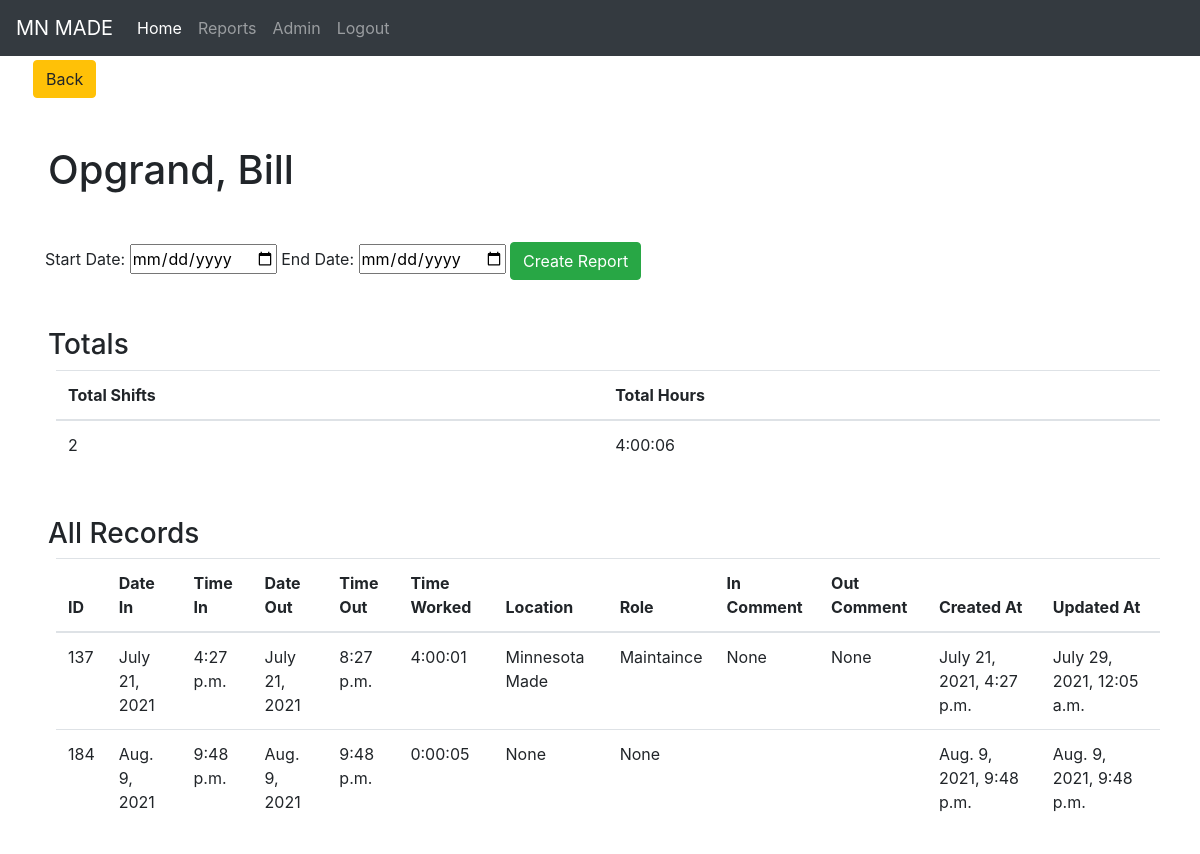
Screenshot of /reports/21 (signed in) with the database file from the repository.
### frontend/models.py (models this page shows, shortened)
class Employee(models.Model):
    first_name=models.CharField(max_length=50)
    last_name=models.CharField(max_length=50)
    is_active=models.BooleanField(default=False)
    location=models.CharField(max_length=255, default="Not Provided")
    role=models.CharField(max_length=255, default="Not Provide")
    objects=EmployeeManager()
    created_at=models.DateTimeField(auto_now_add=True)
    updated_at=models.DateTimeField(auto_now=True)
    class Meta:
        ordering = (
            'last_name',
            'first_name',
            'is_active',
            'location',
            'role'
        )

class ClockSystem(models.Model):
    employee=models.ForeignKey(Employee, related_name="clockSystem", on_delete=models.CASCADE)
    location=models.CharField(max_length=60, null=True, default="None")
    role=models.CharField(max_length=80, null=True, default="None")
    time_worked=models.CharField(max_length=255, null=True)
    in_comment=models.TextField(null=True, default="None")
    out_comment=models.TextField(null=True, default="None")
    date_in=models.DateField(null=True)
    date_out=models.DateField(null=True)
    clocked_in_at=models.TimeField()
    clocked_out_at=models.TimeField(null=True)
    objects=ClockSystemManager()
    created_at=models.DateTimeField(auto_now_add=True)
    updated_at=models.DateTimeField(auto_now=True)
    class Meta:
        ordering = (
            'employee',
            'date_in',
            'date_out',
            'clocked_in_at',
            'clocked_out_at',
            'location',
            'role',
            'time_worked',
            'in_comment',
            'out_comment',
        )

### reports/views.py (the view)
def employee_report(request, employee_id):
    if 'user_id' not in request.session:
        return redirect('/')
    context = {
        'e': Employee.objects.get(id=employee_id),
        'all_clockins': ClockSystem.objects.filter(employee=employee_id),
        'total_time_worked': "",
        'days_worked': ""
    }
    now = datetime.datetime.now()
    datetimeFormat = '%H:%M:%S'
    timeList = []
    for data in context['all_clockins']:
        if not data.date_out:
            time_out = now.strftime("%H:%M:%S")
            dt_1 = str(data.date_in) + ' ' + str(data.clocked_in_at)
            dt_2 = str(now.strftime("%Y-%m-%d")) + ' ' + str(now.strftime("%H:%M:%S"))
            datetimeFormat = '%Y-%m-%d %H:%M:%S'
            diff = datetime.datetime.strptime(dt_2, datetimeFormat) - datetime.datetime.strptime(dt_1, datetimeFormat)
            timeList.append(str(diff))
        else:
            timeList.append(data.time_worked)
    totalSecs = 0
    for tm in timeList:
        timeParts = [int(s) for s in tm.split(':')]
        totalSecs += (timeParts[0] * 60 + timeParts[1]) * 60 + timeParts[2]
    totalSecs, sec = divmod(totalSecs, 60)
    hr, min = divmod(totalSecs, 60)
    total_time_worked = "%d:%02d:%02d" % (hr, min, sec)
    context['total_time_worked'] = total_time_worked
    days_worked = str(len(context['all_clockins']))
    context['days_worked'] = days_worked
    return render(request, 'employee-report.html', context)

### reports/templates/employee-report.html (shortened to what this page needs)
<!DOCTYPE html>
<html lang="en">
    <head>
        {% load static %}
        <link rel="stylesheet" href="https://maxcdn.bootstrapcdn.com/bootstrap/4.0.0/css/bootstrap.min.css">
        <Link rel="stylesheet" href="{% static 'css/style.css' %}" />
    </head>
    <body>
        <div class="reports">
            <nav class="navbar navbar-expand-lg navbar-dark bg-dark">
                <a class="navbar-brand" href="#">MN MADE</a>
                <div class="collapse navbar-collapse" id="navbarNavAltMarkup">
                    <div class="navbar-nav">
                        <a class="nav-item nav-link active" href="/dashboard">Home <span class="sr-only">(current)</span></a>
                        <a class="nav-item nav-link" href="/reports">Reports</a>
                        <a class="nav-item nav-link" href="/admin">Admin</a>
                        <a class="nav-item nav-link" href="/logout">Logout</a>
                    </div>
                </div>
            </nav>
            <div class="row">
                <a href="/reports" class="btn btn-warning ml-5 mt-1">Back</a>
            </div>
            <h1 class="m-5">{{ e.last_name }}, {{ e.first_name }}</h1>
            <div class="container mt-5">
                <div class="report-filter">
                    <form class="form" action="/reports/{{ e.id }}/process-report" method="POST">
                        <label for="start_date">Start Date: </label>
                        <input type="date" name="start_date" value="start_date" />
                        <label for="end_date">End Date: </label>
                        <input type="date" name="end_date" value="end_date" />
                        <button class="btn btn-success" type="submit">Create Report</button>
                    </form>
                </div>
            </div>
            <section class="totals m-5">
                <h3>Totals</h3>
                <table class="table m-2">
                    <thead>
                        <th>Total Shifts</th>
                        <th>Total Hours</th>
                    </thead>
                    <tbody>
                        <td>{{ days_worked }}</td>
                        <td>{{ total_time_worked }}</td>
                </table>
            </section>
            <section class="data-sec m-5">
                <h3>All Records</h3>
                <table class="table m-2">
                    <thead>
                        <th>ID</th>
                        <th>Date In</th>
                        <th>Time In</th>
                        <th>Date Out</th>
                        <th>Time Out</th>
                        <th>Time Worked</th>
                        <th>Location</th>
                        <th>Role</th>
                        <th>In Comment</th>
                        <th>Out Comment</th>
                        <th>Created At</th>
                        <th>Updated At</th>
                    </thead>
                    <tbody>
                        {% for res in all_clockins %}
                            <tr>
                                <td>{{ res.id }}</td>
                                <td>{{ res.date_in }}</td>
                                <td>{{ res.clocked_in_at }}
                                <td>{{ res.date_out }}</td>
                                <td>{{ res.clocked_out_at }}</td>
                                <td>{{ res.time_worked }}</td>
                                <td>{{ res.location }}</td>
                                <td>{{ res.role }}</td>
                                <td>{{ res.in_comment }}</td>
                                <td>{{ res.out_comment }}</td>
                                <td>{{ res.created_at }}</td>
                                <td>{{ res.updated_at }}</td>
                            </tr>
                        {% endfor %}
                    </tbody>
                </table>
            </section>
        </div>
    </body>
</html>

### frontend/static/css/style.css (style rules this page uses)
* { margin: 0px; padding: 0px; }
.nav-link { color: white; }

### rows the page displays
Employee: last_name "Opgrand", first_name "Bill"
ClockSystem: id "137", date_in "July 21, 2021", clocked_in_at "4:27 p.m.", date_out "July 21, 2021", clocked_out_at "8:27 p.m.", time_worked "4:00:01", location "Minnesota Made", role "Maintaince", in_comment "None", out_comment "None", created_at "July 21, 2021, 4:27 p.m.", updated_at "July 29, 2021, 12:05 a.m."
ClockSystem: id "184", date_in "Aug. 9, 2021", clocked_in_at "9:48 p.m.", date_out "Aug. 9, 2021", clocked_out_at "9:48 p.m.", time_worked "0:00:05", location "None", role "None", created_at "Aug. 9, 2021, 9:48 p.m.", updated_at "Aug. 9, 2021, 9:48 p.m."

### other values shown
{{ days_worked }} "2"
{{ total_time_worked }} "4:00:06"
